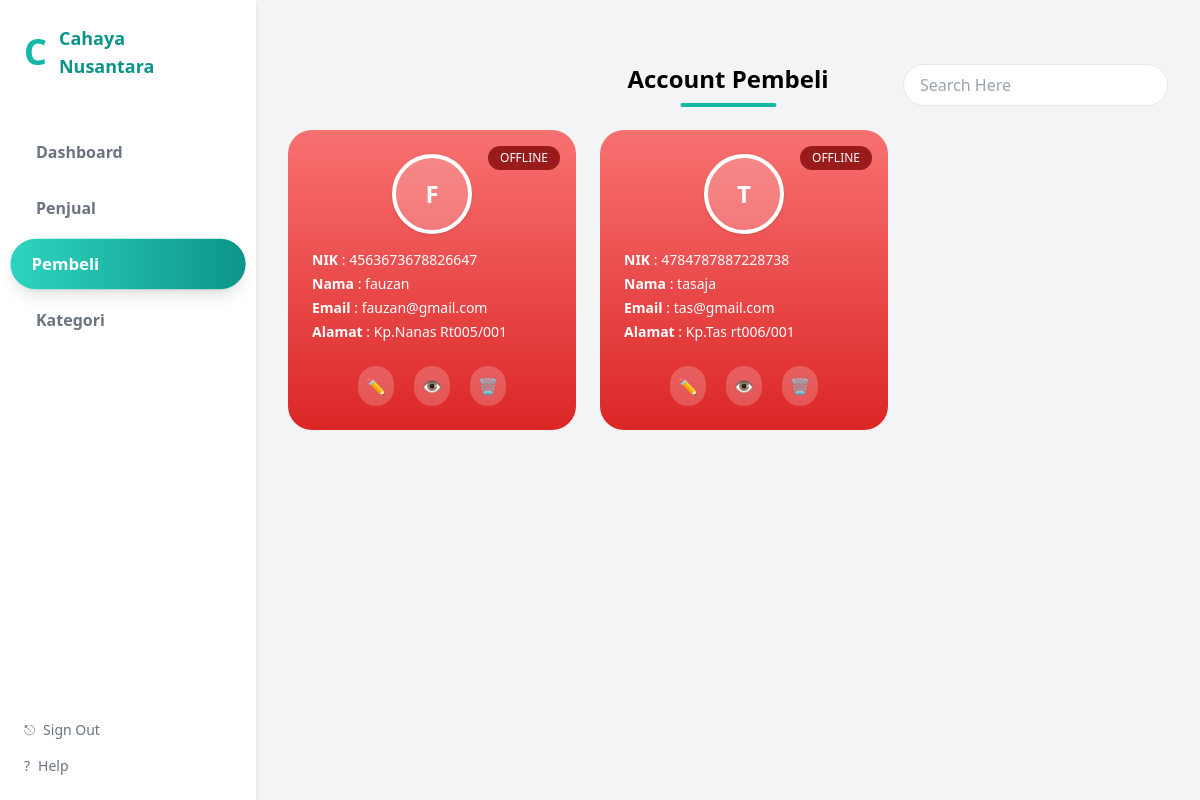
The app's page /super_admin/pembeli.php, older data.
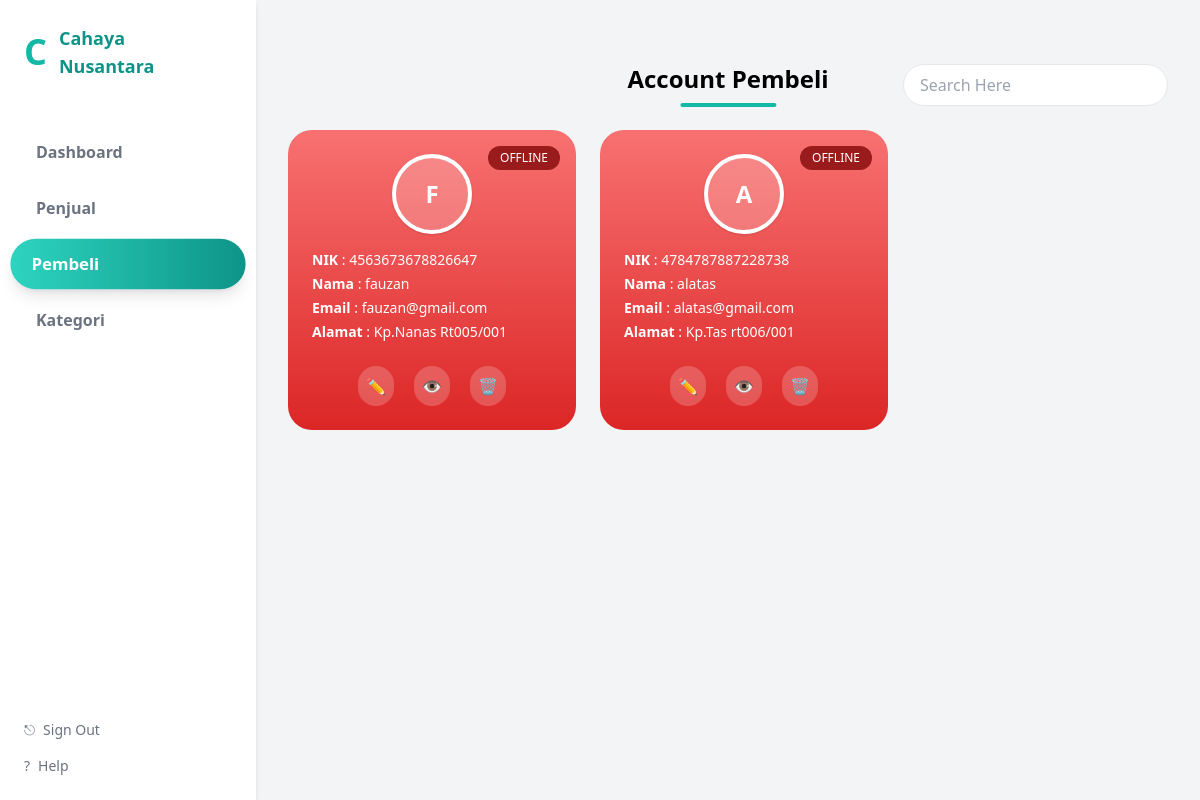
The same page, newer data.
### tables this page shows
CREATE TABLE `users` (
  `id` int NOT NULL,
  `role_id` int NOT NULL,
  `nik` char(16) NOT NULL,
  `nama` varchar(100) NOT NULL,
  `email` varchar(100) NOT NULL,
  `password` varchar(255) NOT NULL,
  `created_at` timestamp NOT NULL DEFAULT CURRENT_TIMESTAMP,
  `alamat` text,
  `foto` varchar(255) DEFAULT NULL,
  `reset_token` varchar(255) DEFAULT NULL,
  `reset_expired` datetime DEFAULT NULL,
  `status_login` enum('online','offline') DEFAULT 'offline',
  `is_active` tinyint(1) DEFAULT '1'
);

### super_admin/pembeli.php (the view, shortened to what this page needs)
<?php
include '../config/koneksi.php';
$query = mysqli_query($conn, "
    SELECT *
    FROM users
    WHERE role_id = 3 AND is_active = 1
");
?>
<!DOCTYPE html>
<html lang="id">
<head>
    <script src="https://cdn.tailwindcss.com"></script>
</head>
<body class="bg-gray-100 font-sans">
<div class="flex min-h-screen">
    <?php include '../layouts/sidebar.php'; ?>
    <main class="flex-1 p-8">
        <div class="relative flex items-center mb-6">
            <h1 class="absolute left-1/2 -translate-x-1/2 text-2xl font-semibold">
                Account Pembeli
                <span class="block w-24 h-1 bg-teal-500 mx-auto mt-2 rounded-full"></span>
            </h1>
            <div class="ml-auto flex items-center gap-4">
                <input
                    id="searchPembeli"
                    type="text"
                    placeholder="Search Here"
                    class="px-4 py-2 rounded-full border focus:outline-none">
            </div>
        </div>
        <div class="flex gap-6 flex-wrap">
            <?php while ($row = mysqli_fetch_assoc($query)) : ?>
                <?php
                $path_server = $_SERVER['DOCUMENT_ROOT'] . '/' . $row['foto'];
                $path_url    = '/' . $row['foto'];
                $ada_foto    = !empty($row['foto']) && file_exists($path_server);
                $bgCard = ($row['status_login'] === 'online')
                    ? 'bg-gradient-to-b from-green-400 to-green-600'
                    : 'bg-gradient-to-b from-red-400 to-red-600';
                $disableHapus = (
                    $row['status_login'] === 'online' ||
                    $row['id'] == $_SESSION['user_id']
                );
                ?>
                <div id="pembeli-<?= $row['id'] ?>"
                     class="pembeli-card relative w-72 rounded-3xl p-6 text-white <?= $bgCard ?>">
                    <span id="status-<?= $row['id'] ?>"
                          class="absolute top-4 right-4 text-xs px-3 py-1 rounded-full
                          <?= $row['status_login'] === 'online' ? 'bg-green-800' : 'bg-red-800' ?>">
                        <?= strtoupper($row['status_login']) ?>
                    </span>
                    <div class="flex justify-center mb-4">
                        <div class="w-20 h-20 rounded-full border-4 border-white shadow
                                    flex items-center justify-center bg-white/20 overflow-hidden">
                        <?php if ($ada_foto): ?>
                            <img src="<?= $path_url ?>" class="w-full h-full object-cover">
                        <?php else: ?>
                            <?php
                                $nama = trim($row['nama']);
                                $words = explode(' ', $nama);
                                $inisial = '';
                                foreach ($words as $w) {
                                    if (!empty($w)) {
                                        $inisial .= strtoupper($w[0]);
                                    }
                                }
                            ?>
                            <span class="text-2xl font-bold text-white">
                                <?= $inisial ?>
                            </span>
                        <?php endif; ?>
                        </div>
                    </div>
                    <div class="text-sm space-y-1">
                        <p><b>NIK</b> : <?= $row['nik'] ?></p>
                        <p><b>Nama</b> : <?= $row['nama'] ?></p>
                        <p><b>Email</b> : <?= $row['email'] ?></p>
                        <p><b>Alamat</b> : <?= $row['alamat'] ?: '-' ?></p>
                    </div>
                    <div class="flex justify-center gap-5 mt-6">
                        <a href="edit_pembeli.php?id=<?= $row['id'] ?>"
                           class="p-2 rounded-full bg-white/20 hover:bg-yellow-400">✏️</a>
                        <a href="detail_pembeli.php?id=<?= $row['id'] ?>"
                           class="p-2 rounded-full bg-white/20 hover:bg-blue-400">👁️</a>
                        <button data-id="<?= $row['id'] ?>"
                                class="btn-hapus p-2 rounded-full
                                <?= $disableHapus
                                    ? 'bg-gray-400 cursor-not-allowed opacity-50'
                                    : 'bg-white/20 hover:bg-red-500' ?>"
                                <?= $disableHapus ? 'disabled' : '' ?>>
                            🗑️
                        </button>
                    </div>
                </div>
            <?php endwhile; ?>
        </div>
    </main>
</div>

Row changes from the older to the newer data that the page shows:
changed users "Kp.Tas rt006/001": inisial "T" → "A"; nama "tasaja" → "alatas"; email "tas@gmail.com" → "alatas@gmail.com"
